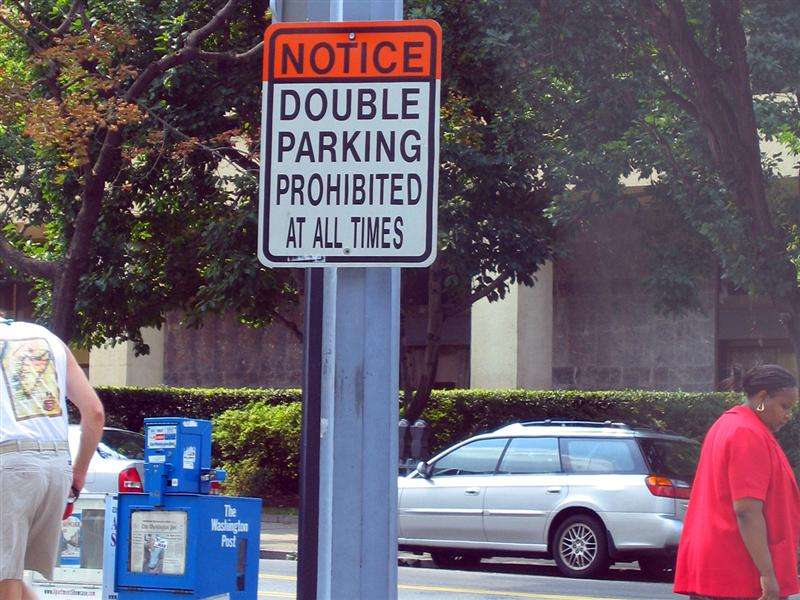
#> input picture 2026_1_산업컴퓨터비전/1_실습/07_featuredetect/scenetext01.jpg, 800 x 600 px
$ python filtering.py --path ../07_featuredetect/scenetext01.jpg
#> lines starting #> are read from the running program, lines starting #| are printed output that depends on the picture
import argparse
import cv2, numpy as np
import matplotlib.pyplot as plt

parser = argparse.ArgumentParser()
parser.add_argument('--path', default='Lenna.png', help='Image path')
params = parser.parse_args()


# Original Image
img = cv2.imread(params.path).astype(np.float32) / 255
cv2.imshow('origianl image', img)

# Noise
noised = (img + 0.2 * np.random.rand(*img.shape).astype(np.float32))
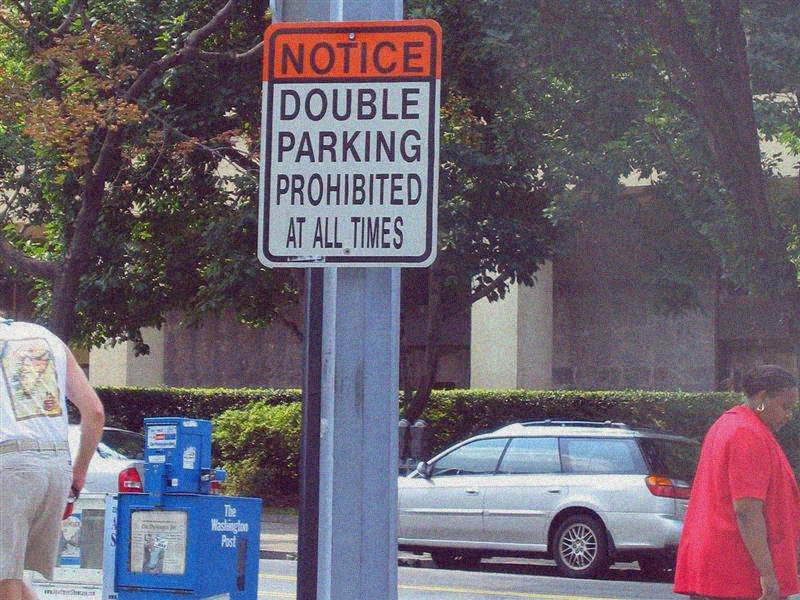
#> noised: shape (600, 800, 3) float32; mean B, G, R 0.524, 0.471, 0.513; drawn with min black and max white
noised = noised.clip(0, 1)
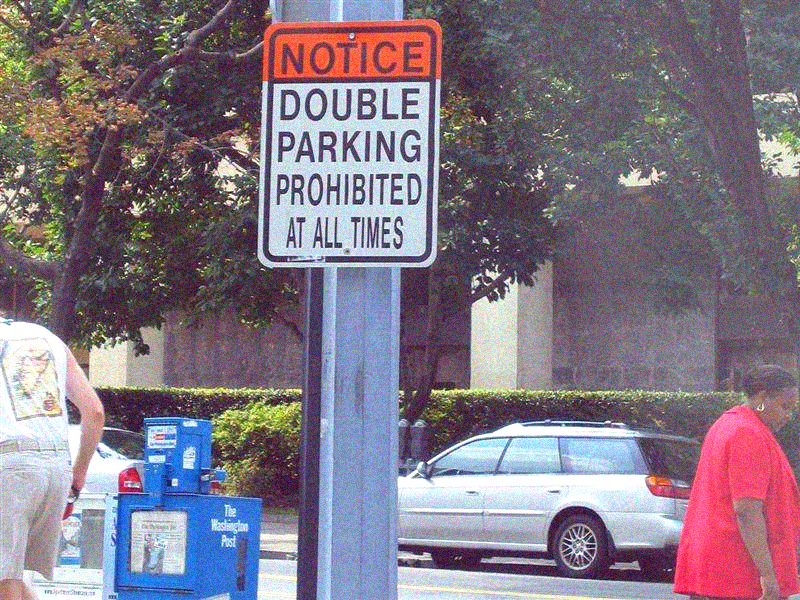
#> noised: shape (600, 800, 3) float32; mean B, G, R 0.521, 0.469, 0.51
plt.imshow(noised[:, :, [2, 1, 0]])
plt.xlabel('noised image')
plt.show()

# GaussianBlur filter
gauss_blur = cv2.GaussianBlur(noised, (7, 7), 0)
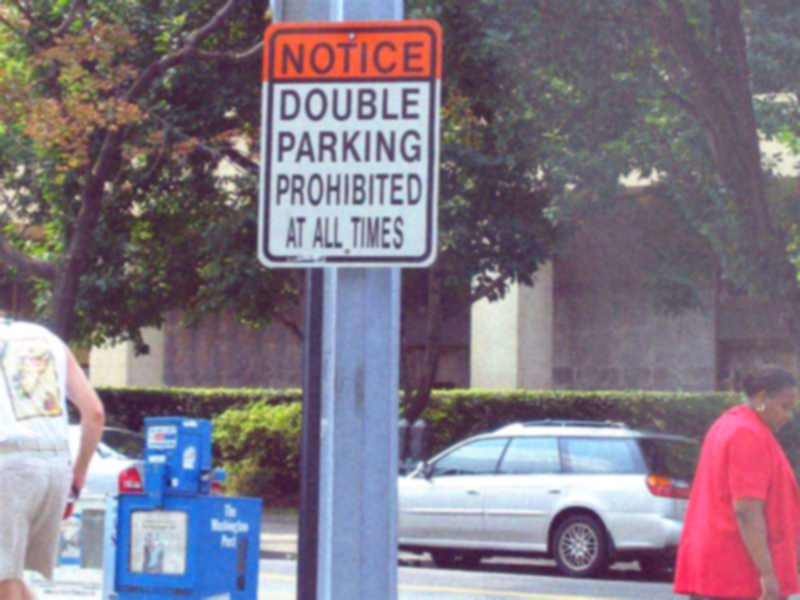
#> gauss_blur: shape (600, 800, 3) float32; mean B, G, R 0.521, 0.469, 0.51
plt.imshow(gauss_blur[:, :, [2, 1, 0]])
plt.xlabel('GaussianBlur image')
plt.show()

# Median filter
median_blur = cv2.medianBlur((noised * 255).astype(np.uint8), 7)
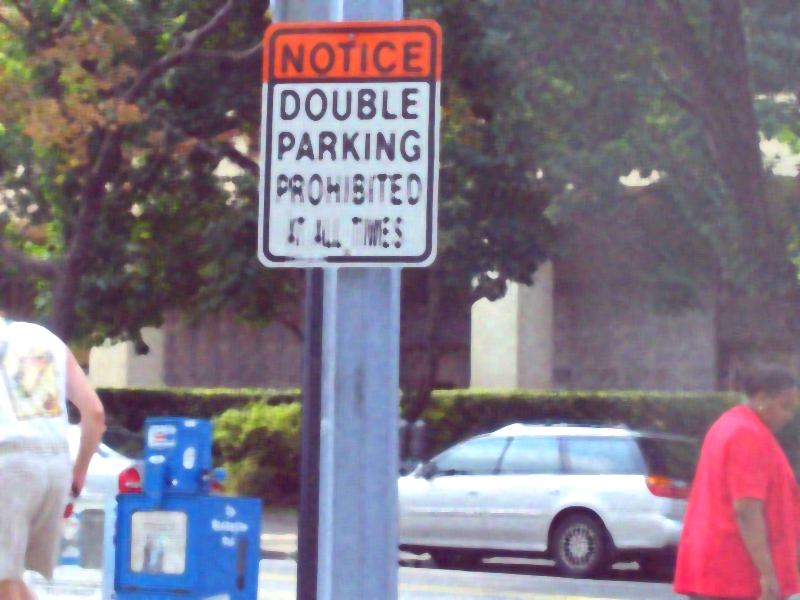
#> median_blur: shape (600, 800, 3); mean B, G, R 132.3, 118.8, 129.3
plt.imshow(median_blur[:, :, [2, 1, 0]])
plt.xlabel('Median image')
plt.show()

# Bilateral filter
bilat = cv2.bilateralFilter(noised, -1, 0.3, 10)
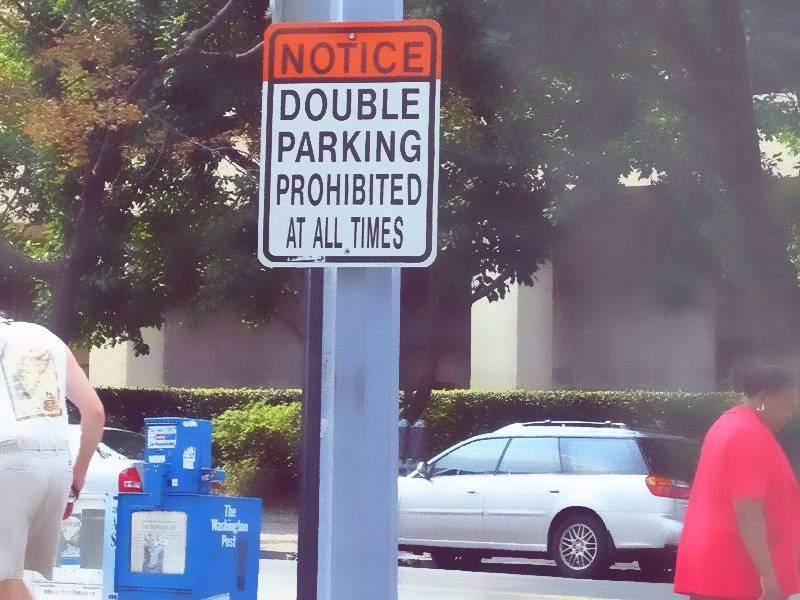
#> bilat: shape (600, 800, 3) float32; mean B, G, R 0.52, 0.468, 0.509
plt.imshow(bilat[:, :, [2, 1, 0]])
plt.xlabel('Bilateral image')
plt.show()


# Change hsv
# 1. get hsv image
hsv = cv2.cvtColor(img, cv2.COLOR_BGR2HSV)
#> hsv: shape (600, 800, 3) float32; mean H, S, V 225.2, 0.3, 0.5
# [6 lines of commented-out code are left out]
h = hsv[:, :, 0]
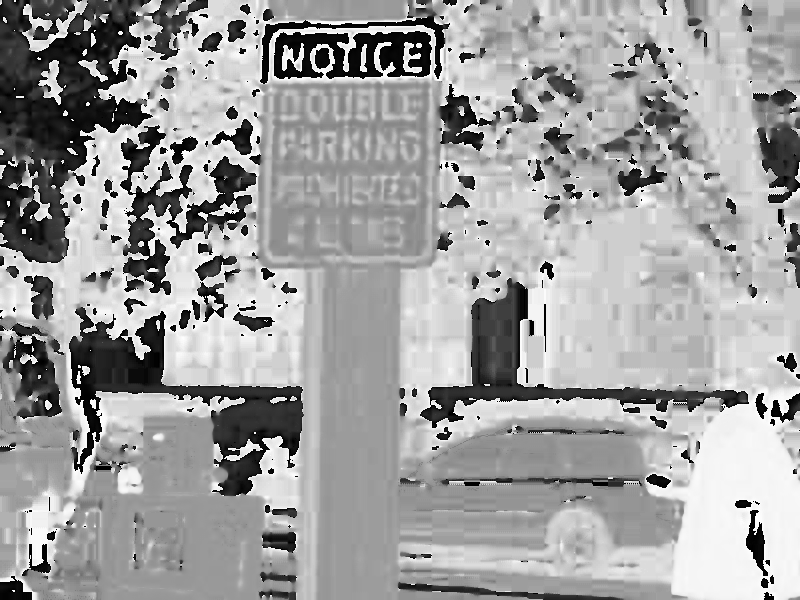
#> h: shape (600, 800) float32; min 0, max 359.6, mean 225.2; drawn with min black and max white
h_blur = cv2.medianBlur((h * 255).astype(np.uint8), 7)
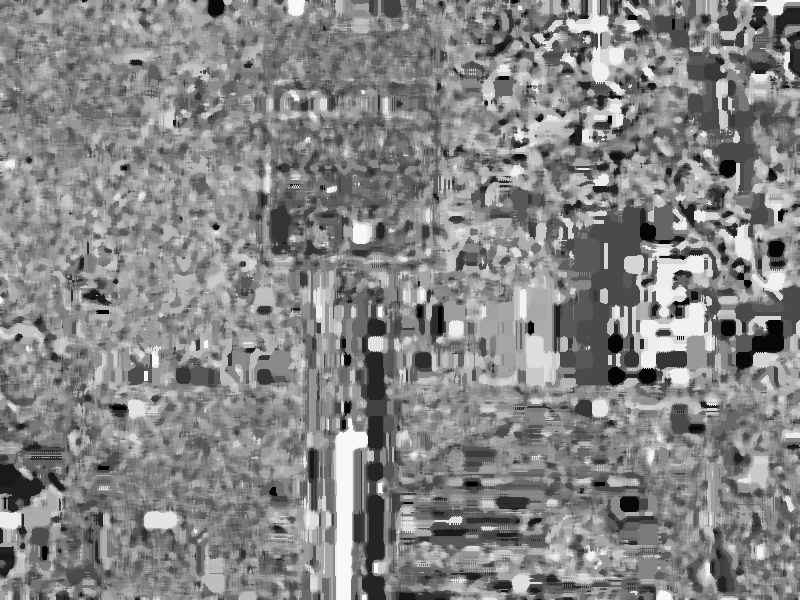
#> h_blur: shape (600, 800); min 0, max 255, mean 133.1
hsv[:, :, 0] = h_blur
#> hsv: shape (600, 800, 3) float32; mean H, S, V 133.1, 0.3, 0.5
plt.imshow(median_blur[:, :, [2, 1, 0]])
plt.xlabel('h channel ')
plt.show()


cv2.waitKey()
cv2.destroyAllWindows()

$ run again, on 2026_1_산업컴퓨터비전/1_실습/08_FeatureMaching/people.jpg
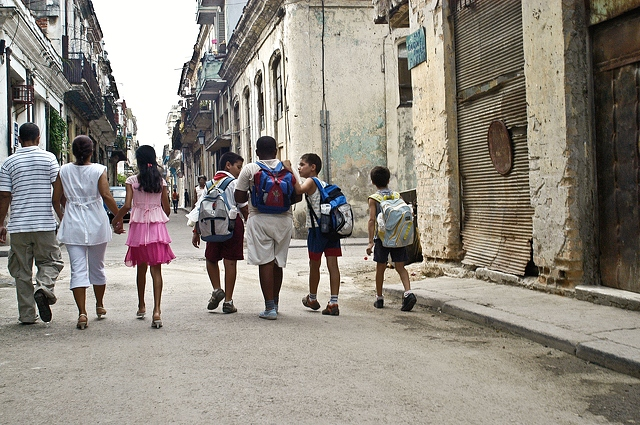
#> input picture 2026_1_산업컴퓨터비전/1_실습/08_FeatureMaching/people.jpg, 640 x 425 px
#> `h = hsv[:, :, 0]`:
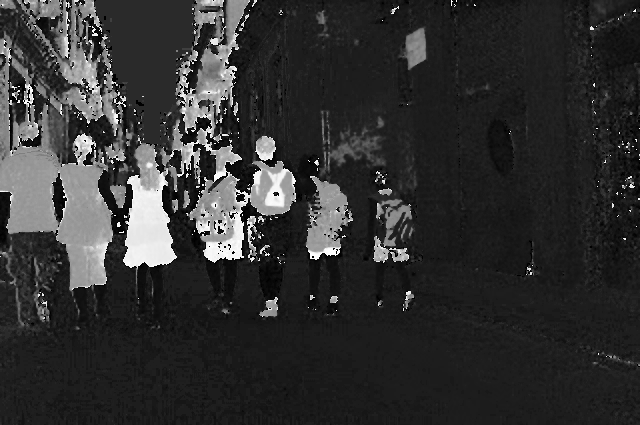
#> h: shape (425, 640) float32; min 0, max 359, mean 70.5; drawn with min black and max white
#> `h_blur = cv2.medianBlur((h * 255).astype(np.uint8), 7)`:
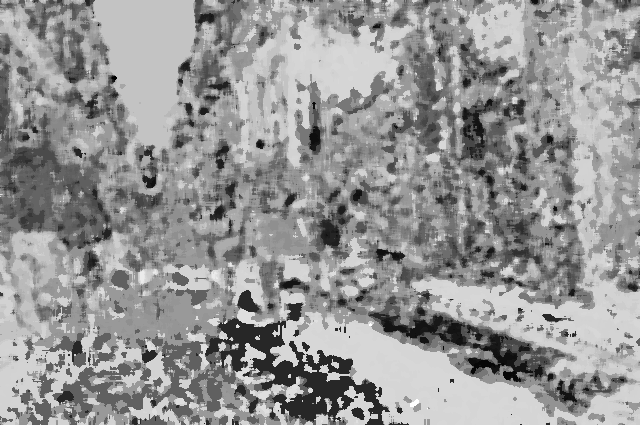
#> h_blur: shape (425, 640); min 0, max 255, mean 149.7
